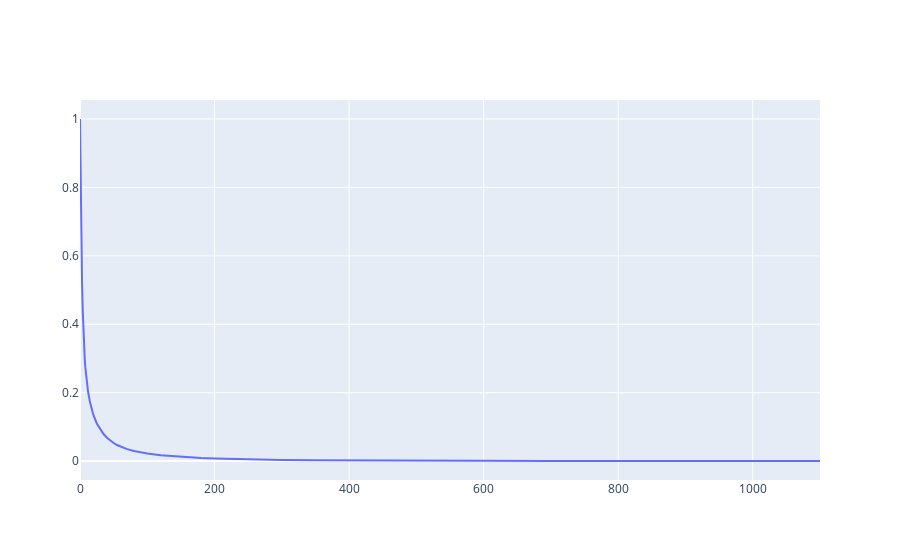

Notebook source saved alongside this figure:
### Markdown cell above
### Data Visualization

### Code cell
# Using Plotly
fig = go.Figure()

fig.add_trace(go.Scatter(x=graph_df.loc[graph_df['user_category']=='Free', 'min_orders'],
                         y=graph_df.loc[graph_df['user_category']=='Free', '%_registered_users'],
                             name= 'Free Customers'))


fig.show()

### Figure 1 — Plotly figure (JSON) as saved in the notebook; plotly's stock layout.template omitted (floating-point values rounded to 4 significant figures)
{"data": [{"name": "Free Customers", "type": "scatter", "x": [0, 1, 2, 3, 4, 5, 6, 7, 8, 10, 12, 15, 20, 25, 30, 35, 40, 45, 50, 55, 60, 70, 80, 90, 100, 120, 140, 160, 180, 200, 250, 300, 350, 400, 450, 500, 550, 600, 700, 800, 900, 1000, 1100], "y": [1, 0.7517, 0.6387, 0.5262, 0.4442, 0.384, 0.335, 0.2998, 0.273, 0.233, 0.2027, 0.1709, 0.1341, 0.1099, 0.0925, 0.07908, 0.06847, 0.05991, 0.05285, 0.04697, 0.04234, 0.03499, 0.02966, 0.02567, 0.02225, 0.01719, 0.01383, 0.01115, 0.009042, 0.007499, 0.004769, 0.003346, 0.00251, 0.001888, 0.001483, 0.001212, 0.001027, 0.0008265, 0.0005911, 0.0004308, 0.0003657, 0.0003006, 0.0002505]}], "layout": {}}
